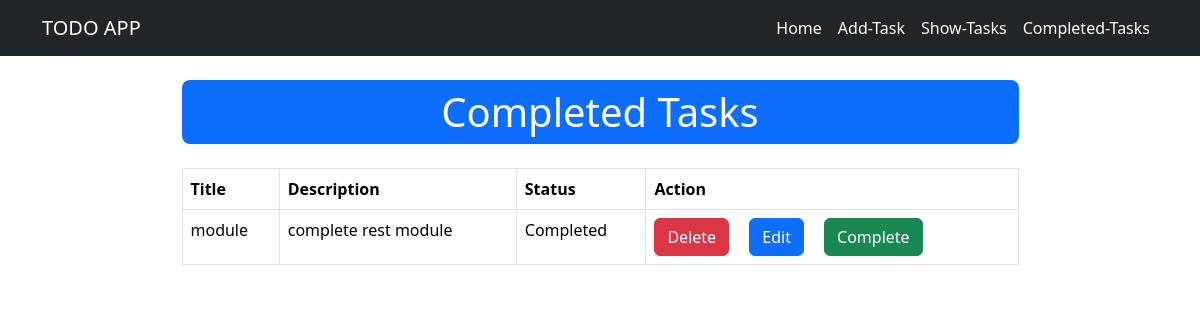
Before: /completed/ with the older database file.
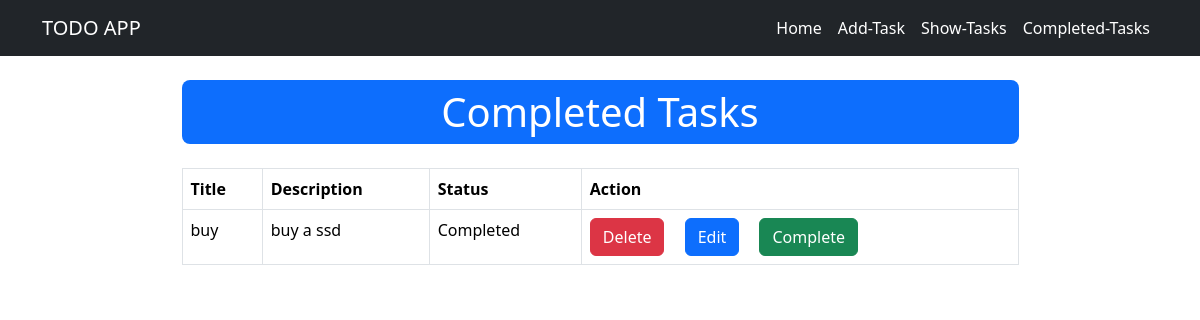
After: the same page with the newer database file.
### first_app/models.py (models this page shows)
class TaskModel(models.Model):
    taskTitle = models.CharField(max_length=20)
    taskDescription = models.CharField(max_length=100)
    is_completed = models.BooleanField(default = False)

### first_app/views.py (the view)
# urls.py: path('completed/', views.CompletedListView.as_view(), name='completed'),
class CompletedListView(ListView):
    model = TaskModel
    template_name = 'completed_tasks.html'
    context_object_name = 'data'

### first_app/templates/completed_tasks.html (shortened to what this page needs)
{% extends 'base.html' %}
{% block content %}
<h1 class="text-center bg-primary text-white w-75 my-4 mx-auto rounded-3 p-2">Completed Tasks</h1>
{% if data %}
<div class="table-responsive w-75 m-auto">
    <table class="table table-bordered">
        <thead>
            <tr>
                <th scope="col">Title</th>
                <th scope="col">Description</th>
                <th scope="col">Status</th>
                <th scope="col">Action</th>
            </tr>
        </thead>
        <tbody>
            {% for task in data %}
            {% if task.is_completed %}
            <tr>
                <td>{{task.taskTitle}}</td>
                <td>{{task.taskDescription}}</td>
                <td>Completed</td>
                <td>
                    <a href="{% url 'deletetasks' pk=task.id %}" class="btn btn-danger">Delete</a>
                    <a href="{% url 'updatetasks' pk=task.id %}" class="btn btn-primary mx-3">Edit</a>
                    <a href="{% url 'completetasks' pk=task.id %}" class="btn btn-success">Complete</a>
                </td>
            </tr>
            {% endif %}
            {% endfor %}
        </tbody>
    </table>
</div>
{% else %}
<h2 class="text-center border border-warning bg-info-subtle w-75 my-4 mx-auto rounded-3 p-4">No Task Available</h2>
{% endif %}
{% endblock  %}

Changed rows visible on the page:
removed TaskModel: taskTitle "module", taskDescription "complete rest module"
added TaskModel: taskTitle "buy", taskDescription "buy a ssd"
